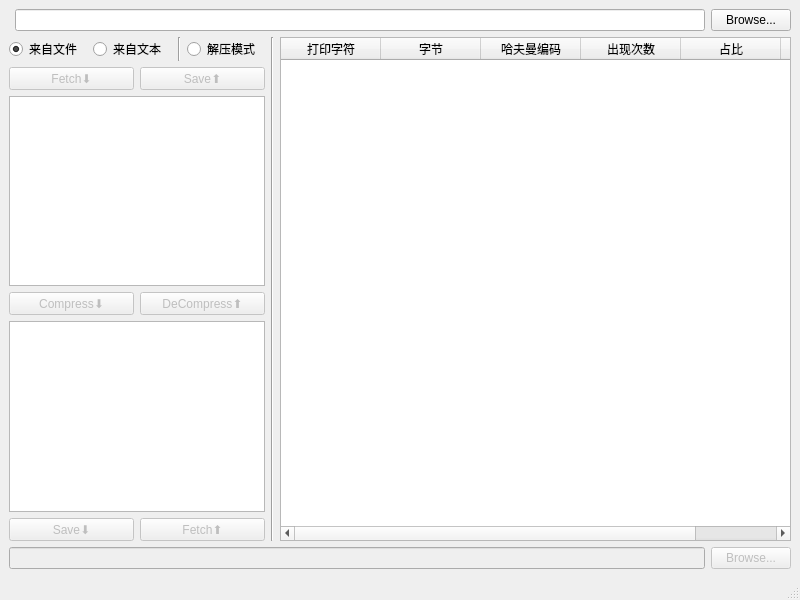
<?xml version="1.0" encoding="UTF-8"?>
<ui version="4.0">
 <class>MainWindow</class>
 <widget class="QMainWindow" name="MainWindow">
  <property name="geometry">
   <rect>
    <x>0</x>
    <y>0</y>
    <width>800</width>
    <height>600</height>
   </rect>
  </property>
  <property name="windowTitle">
   <string>qtHuffZip</string>
  </property>
  <widget class="QWidget" name="centralwidget">
   <layout class="QGridLayout" name="gridLayout">
    <item row="0" column="2">
     <widget class="QPushButton" name="BrowseButton">
      <property name="enabled">
       <bool>true</bool>
      </property>
      <property name="text">
       <string>Browse...</string>
      </property>
      <property name="default">
       <bool>false</bool>
      </property>
      <property name="flat">
       <bool>false</bool>
      </property>
     </widget>
    </item>
    <item row="4" column="2">
     <widget class="QPushButton" name="BrowseButton_2">
      <property name="enabled">
       <bool>false</bool>
      </property>
      <property name="text">
       <string>Browse...</string>
      </property>
     </widget>
    </item>
    <item row="4" column="0" colspan="2">
     <widget class="QLineEdit" name="lineEdit_2">
      <property name="enabled">
       <bool>false</bool>
      </property>
      <property name="placeholderText">
       <string/>
      </property>
     </widget>
    </item>
    <item row="0" column="1">
     <widget class="QLineEdit" name="lineEdit">
      <property name="text">
       <string/>
      </property>
     </widget>
    </item>
    <item row="3" column="0" colspan="3">
     <layout class="QGridLayout" name="gridLayout_2">
      <item row="0" column="0" rowspan="3" colspan="6">
       <layout class="QHBoxLayout" name="horizontalLayout_2">
        <item>
         <widget class="QRadioButton" name="FromFileRadioButton">
          <property name="text">
           <string>来自文件</string>
          </property>
          <property name="checked">
           <bool>true</bool>
          </property>
         </widget>
        </item>
        <item>
         <widget class="QRadioButton" name="FromTextRadioButton">
          <property name="text">
           <string>来自文本</string>
          </property>
         </widget>
        </item>
        <item>
         <widget class="Line" name="line">
          <property name="orientation">
           <enum>Qt::Vertical</enum>
          </property>
         </widget>
        </item>
        <item>
         <widget class="QRadioButton" name="DeCompRadioButton">
          <property name="text">
           <string>解压模式</string>
          </property>
         </widget>
        </item>
       </layout>
      </item>
      <item row="4" column="0" colspan="6">
       <widget class="QPlainTextEdit" name="plainTextEdit">
        <property name="enabled">
         <bool>true</bool>
        </property>
        <property name="readOnly">
         <bool>true</bool>
        </property>
       </widget>
      </item>
      <item row="0" column="6" rowspan="8">
       <widget class="Line" name="line_2">
        <property name="orientation">
         <enum>Qt::Vertical</enum>
        </property>
       </widget>
      </item>
      <item row="7" column="0" colspan="6">
       <layout class="QHBoxLayout" name="horizontalLayout_8">
        <item>
         <widget class="QPushButton" name="DestSaveButton">
          <property name="enabled">
           <bool>false</bool>
          </property>
          <property name="text">
           <string>Save⬇️</string>
          </property>
         </widget>
        </item>
        <item>
         <widget class="QPushButton" name="DestFetchButton">
          <property name="enabled">
           <bool>false</bool>
          </property>
          <property name="text">
           <string>Fetch⬆️</string>
          </property>
         </widget>
        </item>
       </layout>
      </item>
      <item row="5" column="0" colspan="6">
       <layout class="QHBoxLayout" name="horizontalLayout_7">
        <item>
         <widget class="QPushButton" name="CompressButton">
          <property name="enabled">
           <bool>false</bool>
          </property>
          <property name="text">
           <string>Compress⬇️</string>
          </property>
          <property name="default">
           <bool>false</bool>
          </property>
          <property name="flat">
           <bool>false</bool>
          </property>
         </widget>
        </item>
        <item>
         <widget class="QPushButton" name="DeCompressButton">
          <property name="enabled">
           <bool>false</bool>
          </property>
          <property name="text">
           <string>DeCompress⬆️</string>
          </property>
         </widget>
        </item>
       </layout>
      </item>
      <item row="3" column="0" colspan="6">
       <layout class="QHBoxLayout" name="horizontalLayout_6">
        <item>
         <widget class="QPushButton" name="OrigFetchButton">
          <property name="enabled">
           <bool>false</bool>
          </property>
          <property name="text">
           <string>Fetch⬇️</string>
          </property>
         </widget>
        </item>
        <item>
         <widget class="QPushButton" name="OrigSaveButton">
          <property name="enabled">
           <bool>false</bool>
          </property>
          <property name="text">
           <string>Save⬆️</string>
          </property>
         </widget>
        </item>
       </layout>
      </item>
      <item row="6" column="0" colspan="6">
       <widget class="QTextBrowser" name="textBrowser"/>
      </item>
      <item row="0" column="7" rowspan="8">
       <widget class="QTableWidget" name="tableWidget">
        <column>
         <property name="text">
          <string>打印字符</string>
         </property>
        </column>
        <column>
         <property name="text">
          <string>字节</string>
         </property>
        </column>
        <column>
         <property name="text">
          <string>哈夫曼编码</string>
         </property>
        </column>
        <column>
         <property name="text">
          <string>出现次数</string>
         </property>
        </column>
        <column>
         <property name="text">
          <string>占比</string>
         </property>
        </column>
        <column>
         <property name="text">
          <string>比例条(log)</string>
         </property>
        </column>
       </widget>
      </item>
     </layout>
    </item>
   </layout>
  </widget>
  <widget class="QMenuBar" name="menubar">
   <property name="geometry">
    <rect>
     <x>0</x>
     <y>0</y>
     <width>800</width>
     <height>24</height>
    </rect>
   </property>
  </widget>
  <widget class="QStatusBar" name="statusbar">
   <property name="statusTip">
    <string/>
   </property>
  </widget>
 </widget>
 <resources/>
 <connections/>
</ui>
